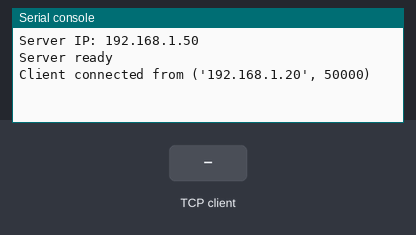
Simulated run of this program. Board: ESP32 board running MicroPython. On the bench: the last lines printed to the serial console. Inputs (shaded band) come from the test bench. WiFi joins after 1.5 s; one TCP client connects 1 s after the port opens and stays connected.

Above: at 2.7 s.
2.8 s: the TCP client sends "1"
At 3.9 s:
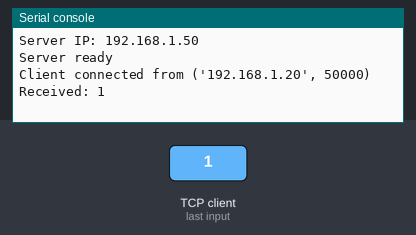
4.3 s: the TCP client sends "0"
At 5.1 s:
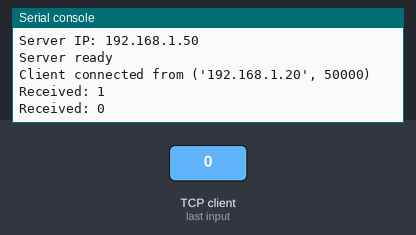

Measured:
- after the input at 2.8 s, the serial console: prints a new line at once (image 1)
- after the input at 4.3 s, the serial console: prints a new line at once (image 2)

The program:

Black_Server_.py
```python
import network, socket, time

SSID = "801118"
PASSWORD = "rsk366tfw"
TCP_PORT = 12345
UDP_PORT = 54321

# Connect to Wi-Fi
sta = network.WLAN(network.STA_IF)
sta.active(True)
sta.connect(SSID, PASSWORD)
while not sta.isconnected():
    pass
ip = sta.ifconfig()[0]
print("Server IP:", ip)

# UDP responder for discovery
udp = socket.socket(socket.AF_INET, socket.SOCK_DGRAM)
udp.bind(('', UDP_PORT))
udp.setblocking(False)

# TCP server socket
tcp = socket.socket(socket.AF_INET, socket.SOCK_STREAM)
tcp.setsockopt(socket.SOL_SOCKET, socket.SO_REUSEADDR, 1)
tcp.bind(('', TCP_PORT))
tcp.listen(1)
tcp.settimeout(1)

print("Server ready")

while True:
    # Respond to discovery pings
    try:
        msg, addr = udp.recvfrom(1024)
        if msg == b"DISCOVER_SERVER":
            udp.sendto(ip.encode(), addr)
    except OSError:
        pass

    # Accept new TCP connection
    try:
        conn, addr = tcp.accept()
        print("Client connected from", addr)
        conn.settimeout(25)
        while True:
            try:
                data = conn.recv(1024)
                if not data:
                    print("Client disconnected")
                    break
                try:
                    number = int(data.decode())
                    print("Received:", number)
                    conn.send(str(number + 1).encode())
                except:
                    conn.send(b"ERR")
            except OSError:
                # Connection timeout or drop
                print("Connection lost")
                break
    except OSError:
        pass
```
